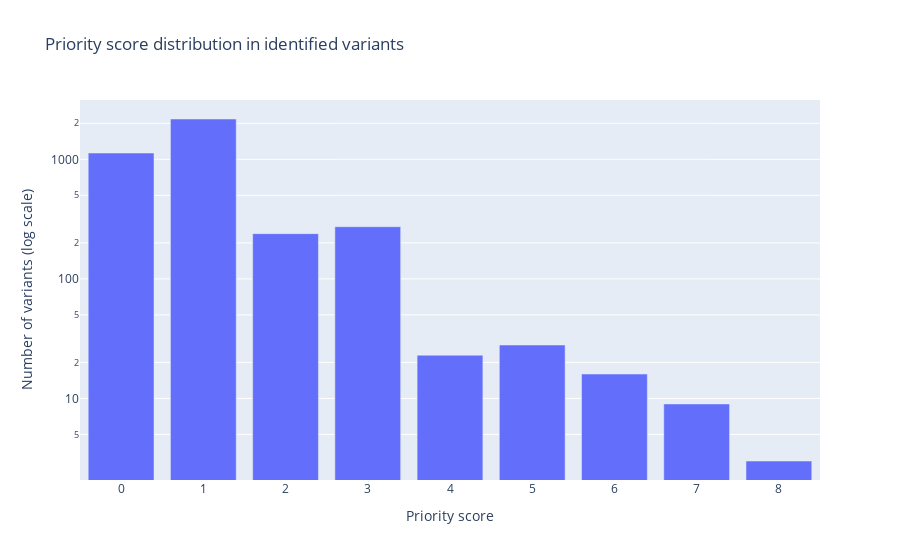

The notebook cell this image was saved under:
### Code cell
# plot the distribution of the final score in identified variants
tb2 = df_identified['FinalScore'].value_counts()
tb2 = tb2.sort_index()

# x-axis: Final score (all scores are shown) log sacale
# y-axis: Number of variants
# color: Red
fig = px.bar(tb2, x=tb2.index, y=tb2.values,
                labels={'x': 'Final score', 'y': 'Number of variants'},
                title='Priority score distribution in identified variants',
                log_y=True)
fig.update_layout(
    xaxis=dict(
        tickmode='linear',
        tick0=0,
        dtick=1
    )
)

# X-axis title
fig.update_xaxes(title_text='Priority score')

# Y-axis title
fig.update_yaxes(title_text='Number of variants (log scale)')
fig.show()

# save html file
fig.write_html('final_score_distribution_identified.html')

### Figure 1 — Plotly figure (JSON) as saved in the notebook; plotly's stock layout.template omitted (floating-point values rounded to 4 significant figures)
{"data": [{"alignmentgroup": "True", "hovertemplate": "FinalScore=%{x}<br>Number of variants=%{y}<extra></extra>", "legendgroup": "", "marker": {"color": "#636efa", "pattern": {"shape": ""}}, "name": "", "offsetgroup": "", "orientation": "v", "showlegend": false, "textposition": "auto", "type": "bar", "x": [0, 1, 2, 3, 4, 5, 6, 7, 8], "xaxis": "x", "y": [1128, 2173, 239, 273, 23, 28, 16, 9, 3], "yaxis": "y"}], "layout": {"barmode": "relative", "legend": {"tracegroupgap": 0}, "title": {"text": "Priority score distribution in identified variants"}, "xaxis": {"anchor": "y", "domain": [0, 1], "dtick": 1, "tick0": 0, "tickmode": "linear", "title": {"text": "Priority score"}}, "yaxis": {"anchor": "x", "domain": [0, 1], "title": {"text": "Number of variants (log scale)"}, "type": "log"}}}
